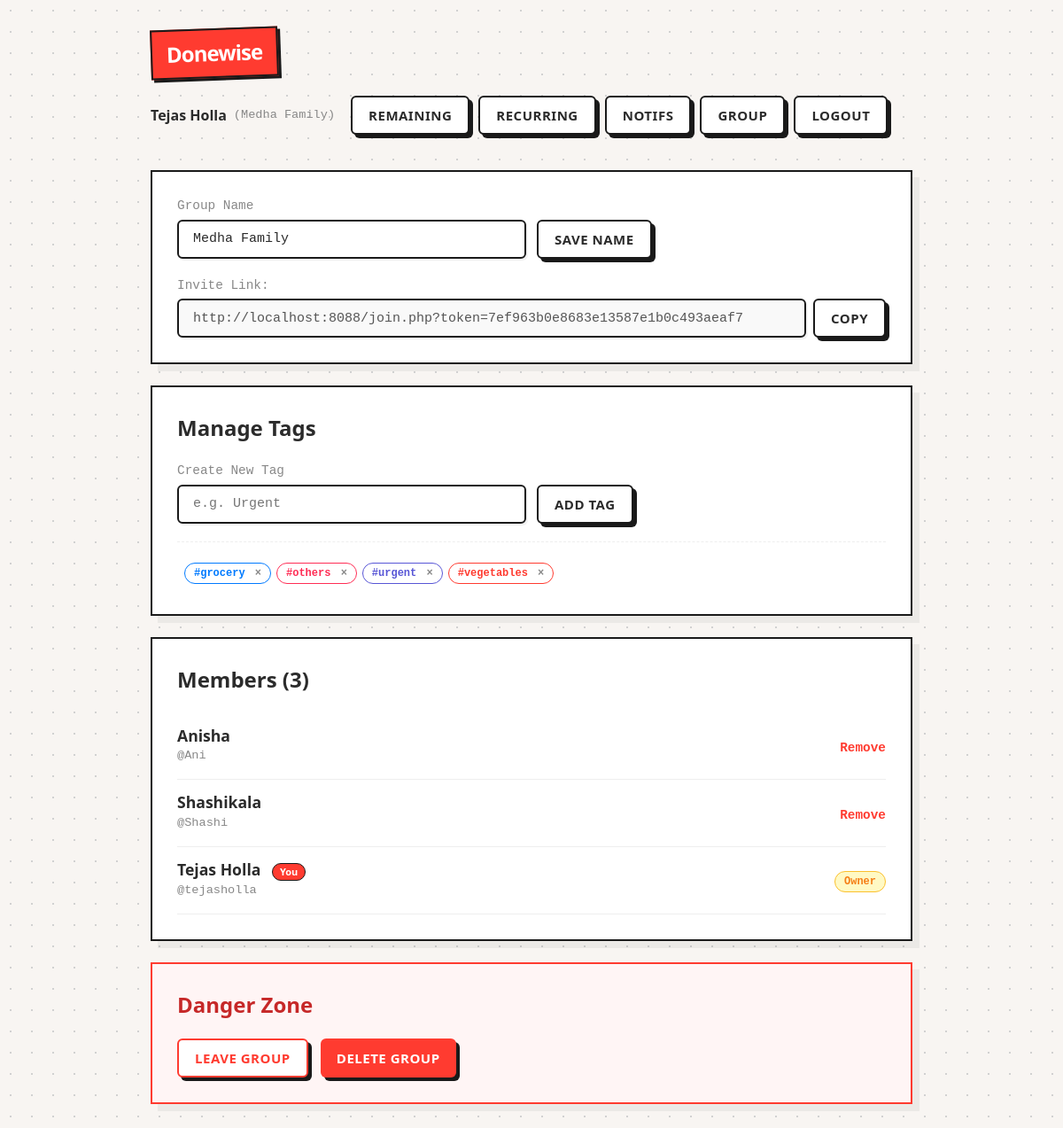
The page /settings.php (signed in) on the database its author committed.
### tables this page shows
CREATE TABLE users (
  id INTEGER PRIMARY KEY AUTOINCREMENT,
  group_id INTEGER NOT NULL,
  username TEXT NOT NULL,
  pass_hash TEXT NOT NULL,
  display_name TEXT NOT NULL,
  created_at TEXT NOT NULL DEFAULT (datetime('now')),
  UNIQUE(group_id, username),
  FOREIGN KEY (group_id) REFERENCES groups(id) ON DELETE CASCADE
);

CREATE TABLE groups (
  id INTEGER PRIMARY KEY AUTOINCREMENT,
  name TEXT NOT NULL,
  join_token TEXT NOT NULL UNIQUE,
  created_at TEXT NOT NULL DEFAULT (datetime('now'))
, created_by INTEGER DEFAULT 0);

CREATE TABLE tags (
        id INTEGER PRIMARY KEY AUTOINCREMENT,
        group_id INTEGER NOT NULL,
        name TEXT NOT NULL,
        color TEXT NOT NULL, sort_order INTEGER DEFAULT 0,
        UNIQUE(group_id, name),
        FOREIGN KEY (group_id) REFERENCES groups(id) ON DELETE CASCADE
      );

### app/auth.php (called while the page is built, shortened)
<?php
function current_user(): ?array {
  return $_SESSION['user'] ?? null;
}
function require_login(): array {
  $u = current_user();
  return $u;
}

### app/recurring_logic.php (called while the page is built, shortened)
<?php
require_once __DIR__ . '/auth.php';
function check_recurring_tasks(): void {
  $user = current_user();
  $pdo = db();
  $today = date('Y-m-d');
  $st = $pdo->prepare("SELECT * FROM recurring_tasks WHERE group_id=? AND next_date <= ?");
  $st->execute([$user['group_id'], $today]);
  $tasks = $st->fetchAll();
  if (empty($tasks)) return;
}

### settings.php (the view, shortened to what this page needs)
<?php
require_once __DIR__ . '/app/layout.php';
$user = require_login();
$pdo = db();
$st = $pdo->prepare("SELECT * FROM groups WHERE id=?");
$st->execute([$user['group_id']]);
$group = $st->fetch();
$isCreator = ((int)$group['created_by'] === (int)$user['id']);
$members = $pdo->prepare("SELECT * FROM users WHERE group_id=? ORDER BY display_name ASC");
$members->execute([$user['group_id']]);
$members = $members->fetchAll();
$tags = $pdo->prepare("SELECT * FROM tags WHERE group_id=? ORDER BY name ASC");
$tags->execute([$user['group_id']]);
$allTags = $tags->fetchAll();
$joinLink = APP_URL . "/join.php?token=" . $group['join_token'];
render_header('Group Settings', $user);
?>
<div class="card">
  <?php if($isCreator): ?>
    <form method="post" style="margin-bottom:20px;">
        <div class="muted">Group Name</div>
        <div class="row">
            <div style="flex:1;">
                <input name="group_name" value="<?php echo h($group['name']); ?>" required />
            </div>
            <div>
                <button class="btn" type="submit" name="rename_group" style="min-width:100px;">Save Name</button>
            </div>
        </div>
    </form>
  <?php else: ?>
    <h1><?php echo h($group['name']); ?></h1>
  <?php endif; ?>
  <div style="margin-top:20px;">
    <div class="muted">Invite Link:</div>
    <div style="display:flex; gap:8px;">
        <input value="<?php echo h($joinLink); ?>" readonly style="background:#f9f9f9; color:#555;"/>
        <button class="btn" onclick="navigator.clipboard.writeText('<?php echo h($joinLink); ?>');alert('Copied!')">Copy</button>
    </div>
  </div>
</div>
<div class="card">
  <h2>Manage Tags</h2>
  <?php if($isCreator): ?>
    <form method="post" style="margin-bottom:20px; padding-bottom:20px; border-bottom:1px dashed #eee;">
        <div class="muted">Create New Tag</div>
        <div class="row" style="align-items:center;">
            <div style="flex:1;">
                <input name="new_tag_name" placeholder="e.g. Urgent" required />
            </div>
            <div>
                <button class="btn" type="submit" style="background:var(--card-bg);">Add Tag</button>
            </div>
        </div>
    </form>
  <?php endif; ?>
  <?php if(empty($allTags)): ?>
    <div class="muted">No tags created yet.</div>
  <?php else: ?>
    <div class="tags-container">
        <?php foreach($allTags as $tag): ?>
            <form method="post" style="display:inline" onsubmit="return confirm('Delete tag #<?php echo h($tag['name']); ?>?');">
                <button class="tag-pill" title="Delete Tag"
                        style="border:1px solid <?php echo $tag['color']; ?>; color:<?php echo $tag['color']; ?>; background:white; cursor:pointer; padding:4px 10px; margin-bottom:6px;">
                    #<?php echo h($tag['name']); ?> <span style="color:var(--muted); margin-left:4px; font-weight:bold;">&times;</span>
                </button>
            </form>
        <?php endforeach; ?>
    </div>
  <?php endif; ?>
</div>
<div class="card">
  <h2>Members (<?php echo count($members); ?>)</h2>
  <div class="list">
    <?php foreach($members as $m): ?>
      <?php $isMe = ($m['id'] === $user['id']); $isOwner = ($m['id'] === $group['created_by']); ?>
      <div style="display:flex; justify-content:space-between; align-items:center; padding:12px 0; border-bottom:1px solid #eee;">
        <div>
            <div style="font-weight:bold; font-size:1.1rem;"><?php echo h($m['display_name']); ?><?php if($isMe) echo " <span class='badge'>You</span>"; ?></div>
            <div class="muted" style="font-size:0.85rem;">@<?php echo h($m['username']); ?></div>
        </div>
        <div>
            <?php if($isOwner): ?>
                <span class="pill" style="background:#fff9c4; border-color:#fbc02d; color:#f57f17;">Owner</span>
            <?php elseif($isCreator): ?>
                <form method="post" onsubmit="return confirm('Remove User?');" style="margin:0;">
                    <button class="btn-link delete-link" style="font-size:0.9rem;">Remove</button>
                </form>
            <?php endif; ?>
        </div>
      </div>
    <?php endforeach; ?>
  </div>
</div>
<div class="card" style="border-color:#ff3b30; background:#fff5f5;">
    <h2 style="color:#c62828;">Danger Zone</h2>
    <button class="btn" style="background:#fff; border-color:#ff3b30; color:#ff3b30; margin-right:10px;" onclick="if(confirm('Are you sure you want to leave this group?')) document.getElementById('leaveForm').submit();">Leave Group</button>
    <?php if($isCreator): ?>
        <button class="btn" style="background:#ff3b30; color:white; border:none;" onclick="document.getElementById('deleteArea').style.display='block'; this.style.display='none'">Delete Group</button>
    <?php endif; ?>
</div>
<?php render_footer(); ?>

### app/layout.php (shortened to what this page needs)
<?php
require_once __DIR__ . '/auth.php';
require_once __DIR__ . '/recurring_logic.php';
function h(string $s): string { return htmlspecialchars($s, ENT_QUOTES, 'UTF-8'); }
function render_header(string $title, ?array $user=null): void {
  $user = $user ?? current_user();
  $unread = 0;
  if ($user) {
    $pdo = db();
    $st = $pdo->prepare("SELECT COUNT(*) FROM notifications WHERE user_id=? AND read_at IS NULL");
    $st->execute([$user['id']]);
    $unread = (int)$st->fetchColumn();
  }
  $badgeStyle = ($unread > 0) ? '' : 'display:none';
  echo "<!doctype html><html><head>
  <meta charset='utf-8'/>
  <meta name='viewport' content='width=device-width,initial-scale=1,maximum-scale=1'/>
  <meta name='theme-color' content='#ff3b30'/>
  <title>".h($title)."</title>
  <link rel='stylesheet' href='assets/style.css'/>
  <link rel='manifest' href='manifest.json'/>
  <link rel='icon' type='image/png' href='assets/icon-192.png' />
  <link rel='apple-touch-icon' href='assets/icon-192.png' />
  </head><body><div class='wrap'>";
  echo "<div class='topbar'>";
  echo "<div class='brand'><a href='index.php'>Donewise</a></div>";
  if ($user) {
    echo "<div class='nav'>";
    $identities = $_SESSION['my_identities'] ?? [$user];
    $hasMultiple = count($identities) > 1;
    echo "<div class='user-menu'>";
    if ($hasMultiple) {
        echo "<form style='display:inline; margin:0;'>";
        echo "<select onchange=\"location.href='switch_group.php?uid='+this.value\">";
        foreach ($identities as $id) {
            $sel = ($id['id'] === $user['id']) ? 'selected' : '';
            echo "<option value='{$id['id']}' $sel>" . h($id['display_name']) . " @ " . h($id['group_name']) . "</option>";
        }
        echo "</select>";
        echo "</form>";
    } else {
        echo "<span class='user-name'>" . h($user['display_name']) . "</span>";
        echo "<span class='group-name'>(" . h($user['group_name'] ?? 'Group') . ")</span>";
    }
    echo "</div>";
    echo "<a class='btn' href='remaining.php'>Remaining</a>";
    echo "<a class='btn' href='recurring.php'>Recurring</a>";
    echo "<a class='btn' href='notifications.php'>Notifs <span id='unreadBadge' class='badge' style=\"$badgeStyle\">".$unread."</span></a>";
    echo "<a class='btn' href='settings.php'>Group</a>";
    echo "<a class='btn' href='logout.php'>Logout</a>";
    echo "</div>";
  } else {
    echo "<div class='nav'><a class='btn' href='login.php'>Login</a><a class='btn' href='register.php'>Create Group</a></div>";
  }
  echo "</div>";
}
function render_footer(): void {
  echo "</div>
  <script src='assets/app.js'></script>
  <script>
    if ('serviceWorker' in navigator) {
      navigator.serviceWorker.register('sw.js');
    }
  </script>
  </body></html>";
}
?>

### assets/style.css (style rules this page uses)
:root { --bg: #f8f5f2; --card-bg: #ffffff; --text: #2b2b2b; --muted: #888888; --accent: #ff3b30; --accent-blue: #007aff; --line-color: #e0e0e0; --border-color: #1a1a1a; --font-body: system-ui, -apple-system, sans-serif; --font-mono: 'Courier New', Courier, monospace; }
* { box-sizing: border-box; }
body { margin: 0; background-color: var(--bg); background-image: radial-gradient(#d1d1d1 1px, transparent 1px); background-size: 24px 24px; color: var(--text); font-family: var(--font-body); line-height: 1.5; -webkit-font-smoothing: antialiased; }
a { color: inherit; text-decoration: none; }
.wrap { max-width: 900px; margin: 0 auto; padding: 32px 20px; }
.topbar { display: flex; justify-content: space-between; align-items: center; margin-bottom: 40px; gap: 20px; flex-wrap: wrap; }
.brand { font-size: 24px; font-weight: 900; letter-spacing: -1px; background: var(--accent); color: white; padding: 8px 16px; transform: rotate(-2deg); box-shadow: 3px 3px 0 var(--border-color); border: 2px solid var(--border-color); white-space: nowrap; }
.nav { display: flex; gap: 10px; flex-wrap: wrap; align-items: center; justify-content: flex-end; }
.btn { display: inline-flex; align-items: center; justify-content: center; background: white; border: 2px solid var(--border-color); padding: 10px 18px; font-weight: 700; color: var(--text); cursor: pointer; box-shadow: 4px 4px 0 var(--border-color); border-radius: 6px; transition: transform 0.1s, box-shadow 0.1s; text-transform: uppercase; letter-spacing: 0.5px; min-height: 44px; font-family: var(--font-body); font-size: 15px; text-align: center; line-height: 1.2; }
input, select, textarea { background: var(--card-bg); border: 2px solid var(--border-color); color: var(--text); padding: 10px 16px; border-radius: 6px; outline: none; width: 100%; font-family: var(--font-mono); font-size: 15px; min-height: 44px; transition: all 0.2s; box-shadow: 2px 2px 0 rgba(0,0,0,0.05); }
.user-menu { display: flex; align-items: center; gap: 8px; margin-right: 8px; }
.user-name { font-weight: 700; color: var(--text); }
.group-name { color: var(--muted); font-family: var(--font-mono); font-size: 0.85rem; }
.badge { display: inline-flex; align-items: center; justify-content: center; background: var(--accent); color: white; padding: 0 8px; height: 20px; border-radius: 10px; font-size: 11px; border: 1px solid var(--border-color); margin-left: 8px; font-weight: 700; font-family: var(--font-body); }
.pill { display: inline-block; border: 1px solid var(--border-color); padding: 2px 10px; border-radius: 20px; font-size: 12px; font-weight: 600; background: #fff; font-family: var(--font-mono); }
.card { background: var(--card-bg); border: 2px solid var(--border-color); padding: 28px; margin-bottom: 24px; box-shadow: 8px 8px 0 rgba(0,0,0,0.05); }
h2 { margin-top: 0; font-weight: 700; font-size: 1.5rem; }
.muted { color: var(--muted); font-size: 0.9rem; font-family: var(--font-mono); margin-bottom: 4px; }
.row { display: flex; gap: 12px; flex-wrap: wrap; align-items: flex-end; }
.row > div { flex: 1; min-width: 200px; }
.btn-link { background: none; border: none; color: var(--accent-blue); font-weight: 700; padding: 0; cursor: pointer; text-decoration: none; font-family: var(--font-mono); }
.btn-link.delete-link { color: var(--accent); }
.tags-container { display: inline-flex; gap: 6px; margin-left: 8px; flex-wrap: wrap; vertical-align: middle; }
.tag-pill { font-size: 0.75rem; padding: 2px 8px; border-radius: 12px; font-weight: 700; font-family: var(--font-mono); border: 1px solid transparent; display: inline-block; text-transform: lowercase; }

### rows shown on the page
users: display_name "Tejas Holla", shows "You", username "tejasholla", shows "Owner"
groups: group_name "Medha Family", join_token "http://localhost:8088/join.php?token=7ef963b0e8683e13587e1b0c493aeaf7"
tags: name "grocery"
tags: name "others"
tags: name "urgent"
tags: name "vegetables"
users: display_name "Anisha", username "Ani"
users: display_name "Shashikala", username "Shashi"

### other values the page prints
$user['group_name'] "Medha Family"
count($members) "3"
